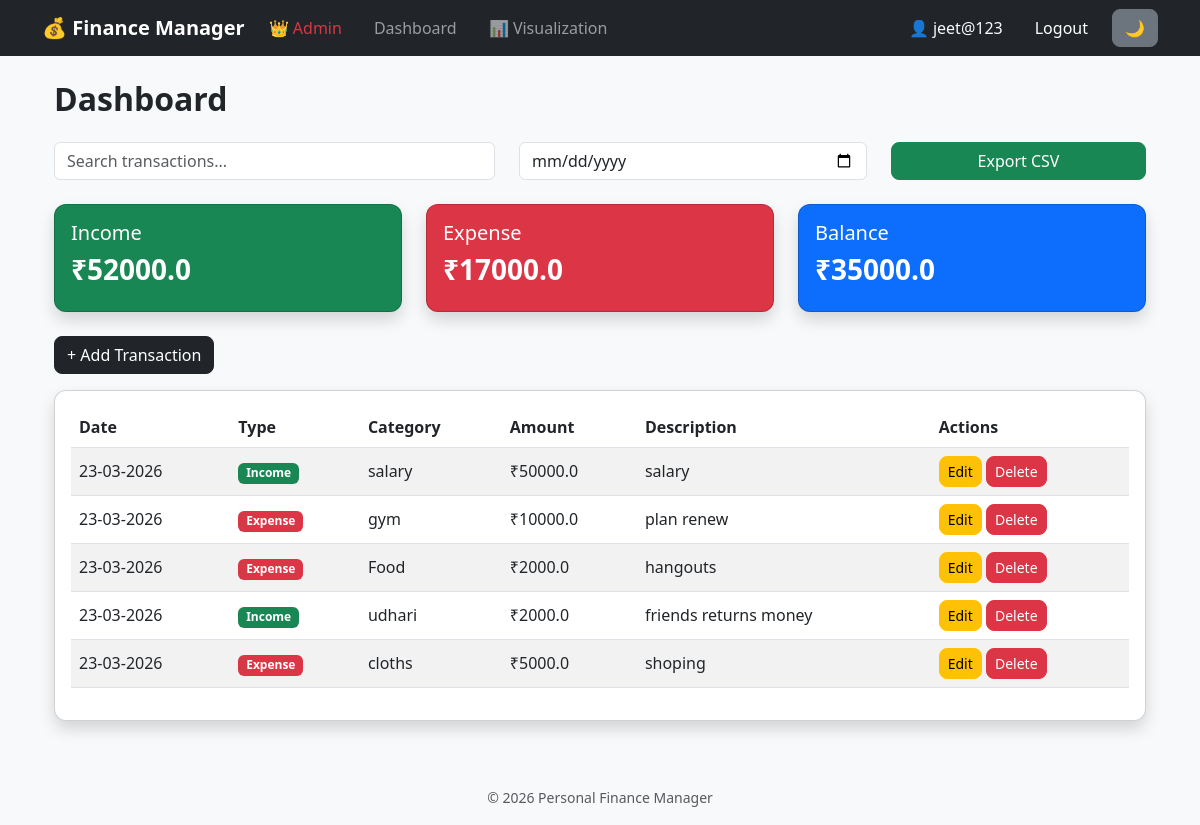
The page /dashboard (signed in) on the database its author committed.
### app/models.py (models this page shows, shortened)
class User(db.Model, UserMixin):
    id = db.Column(db.Integer, primary_key=True)
    is_admin = db.Column(db.Boolean, default=False)
    username = db.Column(db.String(100), unique=True, nullable=False)
    email = db.Column(db.String(150), unique=True, nullable=False)
    password = db.Column(db.String(200), nullable=False)
    transactions = db.relationship('Transaction', backref='user', lazy=True)

class Transaction(db.Model):
    id = db.Column(db.Integer, primary_key=True)
    type = db.Column(db.String(10), nullable=False)
    amount = db.Column(db.Float, nullable=False)
    category = db.Column(db.String(100), nullable=False)
    description = db.Column(db.String(200))
    date = db.Column(db.DateTime, default=datetime.utcnow)
    user_id = db.Column(db.Integer, db.ForeignKey('user.id'), nullable=False)

### app/routes.py (the view)
@main.route('/dashboard')
@login_required
def dashboard():
    transactions = Transaction.query.filter_by(user_id=current_user.id).all()
    income, expense, balance = calculate_totals(transactions)
    return render_template(
        'dashboard/dashboard.html',
        transactions=transactions,
        income=income,
        expense=expense,
        balance=balance
    )

### app/__init__.py (called while the page is built)
def create_app():
    app = Flask(__name__, template_folder='../templates', static_folder='../static')
    app.config['SECRET_KEY'] = 'this_is_a_secret_key_change_later'
    app.config['SQLALCHEMY_DATABASE_URI'] = 'sqlite:///db.sqlite3'
    app.config['SQLALCHEMY_TRACK_MODIFICATIONS'] = False
    db.init_app(app)
    login_manager.init_app(app)
    login_manager.login_view = 'main.login'   # 🔥 FIX (IMPORTANT)
    from .models import User
    @login_manager.user_loader
    def load_user(user_id):
        return User.query.get(int(user_id))
    @app.after_request
    def add_header(response):
        response.headers["Cache-Control"] = "no-store, no-cache, must-revalidate, max-age=0"
        response.headers["Pragma"] = "no-cache"
        response.headers["Expires"] = "0"
        return response
    from .routes import main
    app.register_blueprint(main)
    return app

### app/utils.py (called while the page is built)
def calculate_totals(transactions):
    income = sum(t.amount for t in transactions if t.type == 'income')
    expense = sum(t.amount for t in transactions if t.type == 'expense')
    balance = income - expense
    return income, expense, balance

### templates/dashboard/dashboard.html (shortened to what this page needs)
{% extends 'base.html' %}
{% block content %}
<div class="container mt-4">
<h2 class="mb-4">Dashboard</h2>
<div class="row mb-4">
    <div class="col-md-5">
        <input type="text" id="search" placeholder="Search transactions..." class="form-control">
    </div>
    <div class="col-md-4">
        <input type="date" id="filterDate" class="form-control">
    </div>
    <div class="col-md-3">
        <a href="{{ url_for('main.export') }}" class="btn btn-success w-100">
            Export CSV
        </a>
    </div>
</div>
<div class="row mb-4">
    <div class="col-md-4">
        <div class="card bg-success text-white shadow">
            <div class="card-body">
                <h5>Income</h5>
                <h3>₹{{ income }}</h3>
            </div>
        </div>
    </div>
    <div class="col-md-4">
        <div class="card bg-danger text-white shadow">
            <div class="card-body">
                <h5>Expense</h5>
                <h3>₹{{ expense }}</h3>
            </div>
        </div>
    </div>
    <div class="col-md-4">
        <div class="card bg-primary text-white shadow">
            <div class="card-body">
                <h5>Balance</h5>
                <h3>₹{{ balance }}</h3>
            </div>
        </div>
    </div>
</div>
<div class="mb-3">
    <a href="{{ url_for('main.add_transaction') }}" class="btn btn-dark">
        + Add Transaction
    </a>
</div>
<div class="card shadow">
    <div class="card-body">
        <table class="table table-striped">
            <thead>
                <tr>
                    <th>Date</th>
                    <th>Type</th>
                    <th>Category</th>
                    <th>Amount</th>
                    <th>Description</th>
                    <th>Actions</th>
                </tr>
            </thead>
            <tbody>
                {% for t in transactions %}
                <tr data-date="{{ t.date.strftime('%Y-%m-%d') }}">
                    <td>{{ t.date.strftime('%d-%m-%Y') }}</td>
                    <td>
                        {% if t.type == 'income' %}
                            <span class="badge bg-success">Income</span>
                        {% else %}
                            <span class="badge bg-danger">Expense</span>
                        {% endif %}
                    </td>
                    <td>{{ t.category }}</td>
                    <td>₹{{ t.amount }}</td>
                    <td>{{ t.description }}</td>
                    <td>
                        <a href="{{ url_for('main.edit_transaction', id=t.id) }}"
                           class="btn btn-sm btn-warning">
                           Edit
                        </a>
                        <a href="{{ url_for('main.delete_transaction', id=t.id) }}"
                           class="btn btn-sm btn-danger"
                           onclick="return confirm('Are you sure you want to delete this transaction?')">
                           Delete
                        </a>
                    </td>
                </tr>
                {% endfor %}
            </tbody>
        </table>
    </div>
</div>
</div>
{% endblock %}

### templates/navbar.html (shortened to what this page needs)
<nav class="navbar navbar-expand-lg navbar-dark bg-dark">
    <div class="container">
        <span class="navbar-brand">💰 Finance Manager</span>
        <div class="collapse navbar-collapse" id="navbarNav">
            <ul class="navbar-nav me-auto gap-3">
                {% if current_user.is_authenticated %}
                <li class="nav-item">
                    <a class="nav-link text-danger" href="{{ url_for('main.admin_dashboard') }}">
                        👑 Admin
                    </a>
                </li>
                <li class="nav-item">
                    <a class="nav-link" href="{{ url_for('main.dashboard') }}">
                        Dashboard
                    </a>
                </li>
                <li class="nav-item">
                    <a class="nav-link" href="{{ url_for('main.visualize') }}">
                        📊 Visualization
                    </a>
                </li>
                {% endif %}
            </ul>
            <ul class="navbar-nav ms-auto align-items-center gap-2">
                {% if current_user.is_authenticated %}
                <li class="nav-item">
                    <span class="nav-link text-light">
                        👤 {{ current_user.username }}
                    </span>
                </li>
                <li class="nav-item">
                    <a class="nav-link btn btn-danger text-white px-3"
                       href="{{ url_for('main.logout') }}">
                        Logout
                    </a>
                </li>
                <li class="nav-item">
                    <button onclick="toggleDarkMode()" class="btn btn-secondary">
                        🌙
                    </button>
                </li>
                {% endif %}
            </ul>
        </div>
    </div>
</nav>

### static/css/style.css (style rules this page uses)
body { background-color: #f8f9fa; }
.card { border-radius: 12px; }
.navbar-brand { font-weight: bold; font-size: 20px; }
.table { vertical-align: middle; }
.btn { border-radius: 8px; }
h2, h3 { font-weight: 600; }

### rows shown on the page
User: username "jeet@123"
Transaction: date "23-03-2026", type "Income", category "salary", amount "50000.0", description "salary"
Transaction: date "23-03-2026", type "Expense", category "gym", amount "10000.0", description "plan renew"
Transaction: date "23-03-2026", type "Expense", category "Food", amount "2000.0", description "hangouts"
Transaction: date "23-03-2026", type "Income", category "udhari", amount "2000.0", description "friends returns money"
Transaction: date "23-03-2026", type "Expense", category "cloths", amount "5000.0", description "shoping"

### other values the page prints
{{ income }} "52000.0"
{{ expense }} "17000.0"
{{ balance }} "35000.0"
